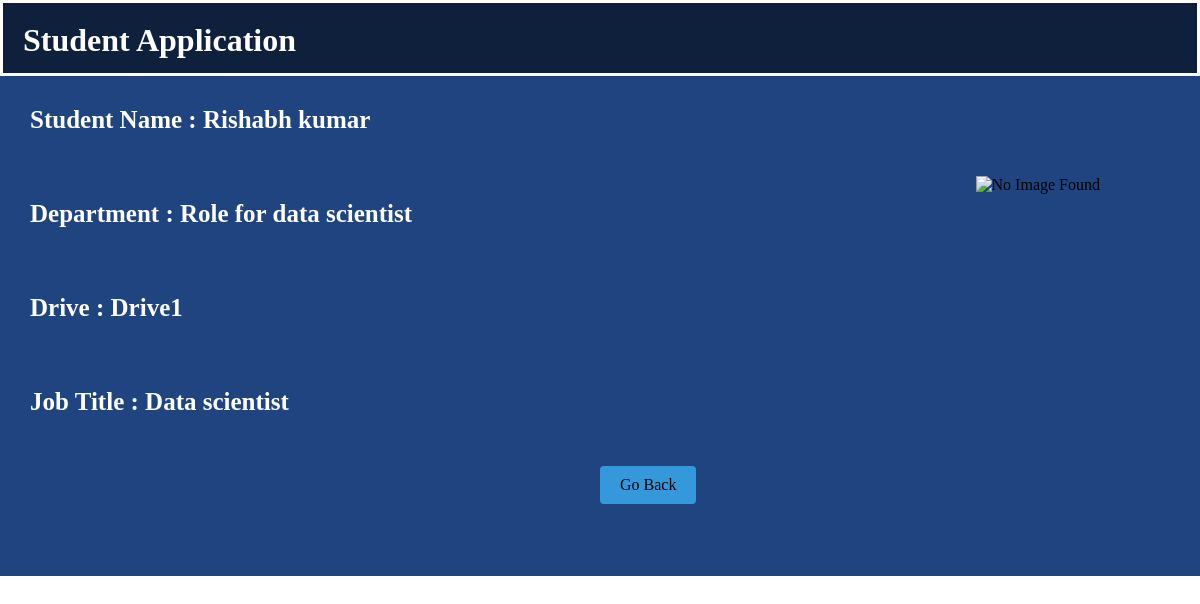
Page /stu_application/1/Data scientist (signed in) on the committed database.
### models.py (models this page shows)
class Application(db.Model):
    __tablename__ = 'application'
    id = db.Column(db.Integer , primary_key=True)
    student_name = db.Column(db.String , nullable=False)
    student_id = db.Column(db.Integer , nullable=False)
    drive_id = db.Column(db.Integer , db.ForeignKey('drive.id') , nullable=False)
    date = db.Column(db.DateTime , default = datetime.utcnow)
    status = db.Column(db.String , default="applied")
    drive = db.relationship('Drive', backref='applications')

class Drive(db.Model):
    __tablename__ = 'drive'
    id = db.Column(db.Integer , primary_key=True)
    user_id = db.Column(db.Integer , db.ForeignKey('users.id') , nullable=False)
    drive_name = db.Column(db.String(100) , nullable=False)
    company_id = db.Column(db.Integer , nullable=False)
    job_title = db.Column(db.String(100) , nullable=False)
    job_description = db.Column(db.String(100) , nullable=True)
    eligibilty = db.Column(db.String(100) , nullable=False)
    deadline = db.Column(db.DateTime)
    status = db.Column(db.String , default="pending")
    user = db.relationship('User', backref='drives')

### app.py (the view)
@app.route('/stu_application/<int:app_id>/<job>' , methods=['GET','POST'])
def stu_application(app_id,job):
    drive = Drive.query.filter_by(job_title=job).first()
    drive_apply=aliased(Drive)
    application = db.session.query(
        Application.id,
        Application.student_name,
        drive_apply.job_description.label('job_description'),
        drive_apply.job_title.label('job_title'),
        drive_apply.drive_name.label('drive_name')
    ).select_from(Application).join(drive_apply,Application.drive_id==drive_apply.id).filter(drive_apply.job_title==job,Application.id==app_id).first()
    return render_template('stu_application.html' , drive=drive, application=application)

### templates/stu_application.html (shortened to what this page needs)
<!DOCTYPE html>
<html lang="en">
<head>
</head>
<body>
    <div class="container">
        <div class="main">
            <div class="banner flex">
                <h1>Student Application</h1>
            </div>
            <div class="main-content">
                {% if application %}
                <div class="content">
                    <h3>Student Name : {{application.student_name}}</h3>
                    <br><br>
                    <h3>Department : {{application.job_description}}</h3>
                    <br><br>
                    <h3>Drive : {{application.drive_name}}</h3>
                    <br><br>
                    <h3>Job Title : {{application.job_title}}</h3>
                    <a href="/admin_dash">Go Back</a>
                </div>
                {% endif %}
                <div class="content">
                    <img src="https://static.vecteezy.com/system/resources/previews/043/857/674/non_2x/graduate-boy-outline-illustration-vector.jpg" alt="No Image Found">
                </div>
            </div>
        </div>
    </div>
</body>
</html>

### templates/stu_application.html (style rules this page uses)
* { margin: 0; padding: 0; text-decoration: none; list-style: none; }
.flex { display: flex; justify-content: space-between; align-items: center; }
.banner { height: 70px; color: white; border: 3px solid white; background-color: rgb(14, 32, 60); }
a { display: inline-block; padding: 10px 20px; background-color: #3498db; color: black; text-decoration: none; border-radius: 4px; font-size: 1rem; text-align: center; transition: all 0.3s ease; margin-left: 600px; margin-top: 50px; }
.content { background-color: rgb(32, 68, 127); height: 500px; }
h1 { padding-left: 20px; margin-top: 10px; margin-bottom: 5px; }
.content h3 { padding-top: 30px; font-weight: bold; font-size: 25px; color: white; margin-left: 30px; }
.main-content { background-color: rgb(32, 68, 127); height: 500px; display: flex; justify-content: space-between; }
.banner h1 { margin-right: 20px; }
img { height: 200px; width: 200px; margin-top: 100px; margin-right: 100px; }

### rows in the picture
Application: student_name "Rishabh kumar"
Drive: job_description "Role for data scientist", drive_name "Drive1", job_title "Data scientist"
